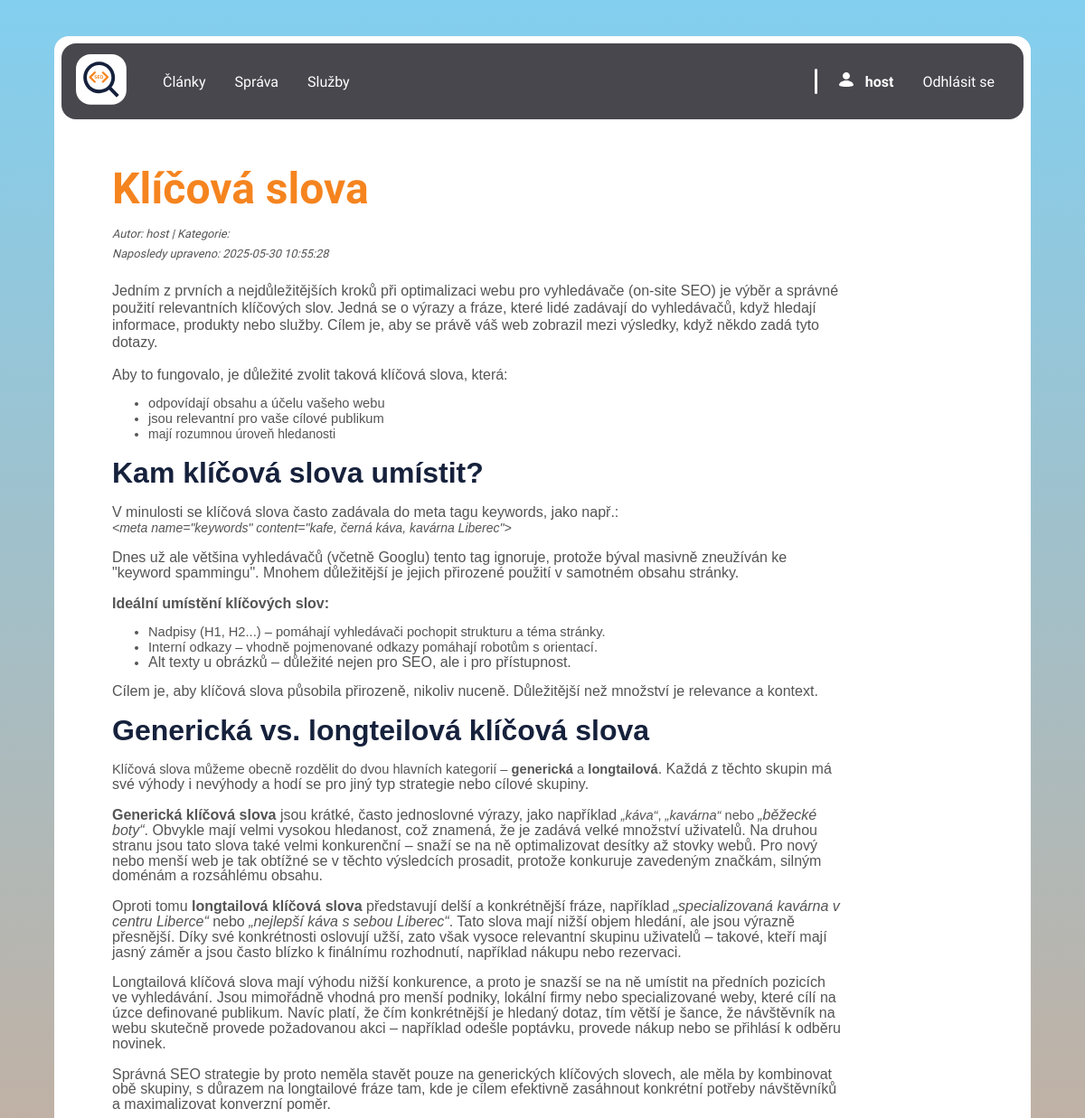
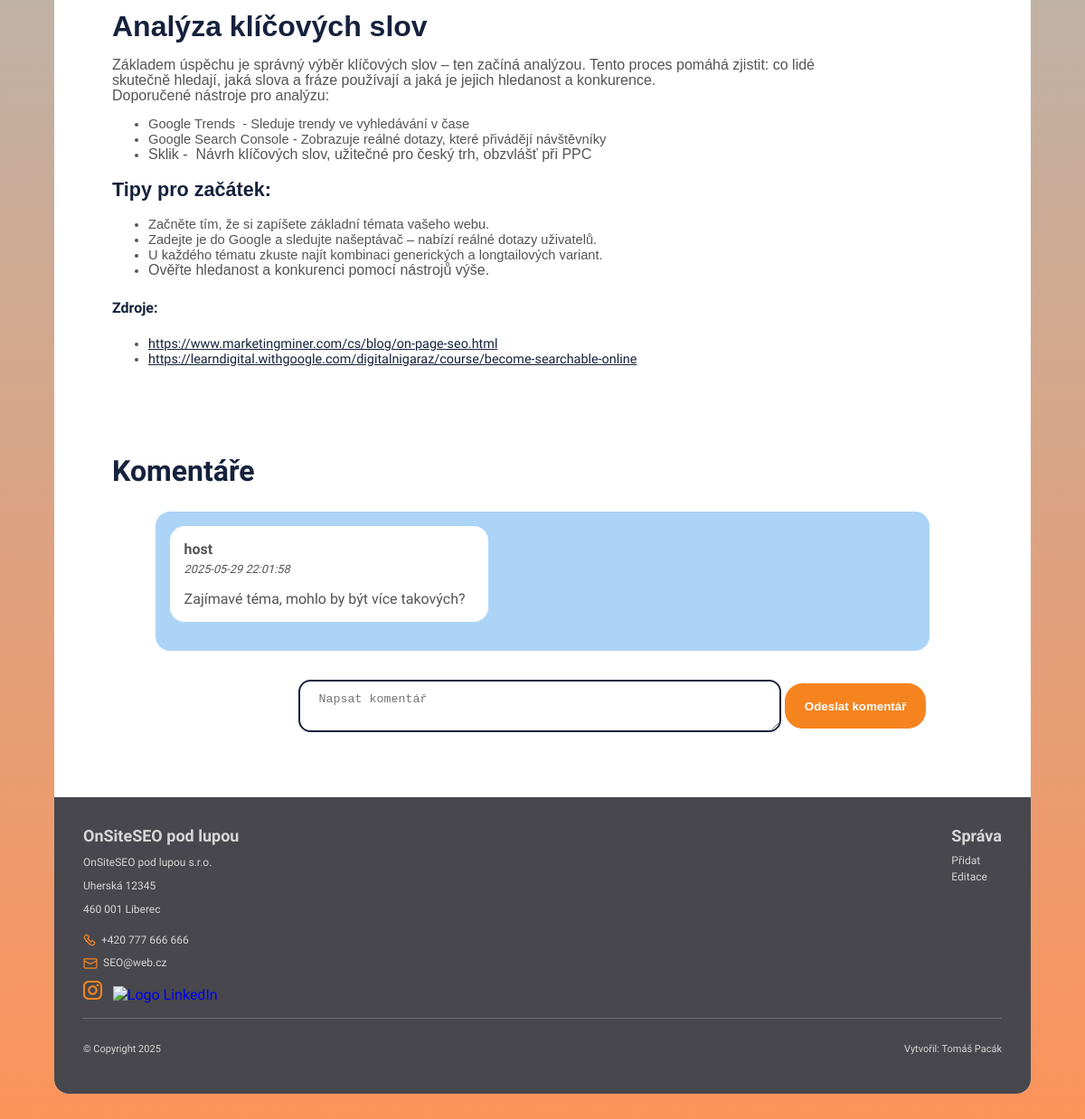
The app's page /app/views/blog/clanek_detail.php?id=5 (signed in) with its own data (2 pictures, top to bottom).
### tables this page shows
CREATE TABLE `clanky` (
  `id` int(11) NOT NULL,
  `title` varchar(255) NOT NULL,
  `author` varchar(255) NOT NULL,
  `category` varchar(100) DEFAULT NULL,
  `text` mediumtext NOT NULL,
  `sources` text NOT NULL,
  `images` longtext DEFAULT NULL CHECK (json_valid(`images`)),
  `created_at` timestamp NOT NULL DEFAULT current_timestamp(),
  `updated_at` timestamp NOT NULL DEFAULT current_timestamp() ON UPDATE current_timestamp(),
  `user_id` int(11) NOT NULL
);

CREATE TABLE `comments` (
  `id` int(11) NOT NULL,
  `text` text NOT NULL,
  `created_at` datetime DEFAULT current_timestamp(),
  `updated_at` timestamp NULL DEFAULT NULL ON UPDATE current_timestamp(),
  `user_id` int(11) NOT NULL,
  `clanek_id` int(11) NOT NULL
);

CREATE TABLE `users` (
  `id` int(11) NOT NULL,
  `username` varchar(50) NOT NULL,
  `email` varchar(100) DEFAULT NULL,
  `password_hash` varchar(255) NOT NULL,
  `role` enum('user','admin') NOT NULL DEFAULT 'user',
  `name` varchar(100) DEFAULT NULL,
  `surname` varchar(100) DEFAULT NULL,
  `created_at` timestamp NOT NULL DEFAULT current_timestamp(),
  `updated_at` timestamp NULL DEFAULT NULL ON UPDATE current_timestamp()
);

### app/models/Clanek.php (called while the page is built, shortened)
<?php
class Clanek {
    private $db;
    public function __construct($db) {
        $this->db = $db;
    }
    public function getById($id) {
        $sql = "SELECT * FROM clanky WHERE id = :id";
        $stmt = $this->db->prepare($sql);
        $stmt->execute([':id' => $id]);
        return $stmt->fetch(PDO::FETCH_ASSOC);
    }
}

### app/models/Comment.php (called while the page is built, shortened)
<?php
class Comment {
    private $db;
    public function __construct($db) {
        $this->db = $db;
    }
    public function getByClanekId($clanek_id) {
        $sql = "SELECT c.text, c.created_at, u.username
                FROM comments c
                JOIN users u ON c.user_id = u.id
                WHERE c.clanek_id = :clanek_id
                ORDER BY c.created_at DESC";
        $stmt = $this->db->prepare($sql);
        $stmt->execute([':clanek_id' => $clanek_id]);
        return $stmt->fetchAll(PDO::FETCH_ASSOC);
    }
}

### app/views/blog/clanek_detail.php (the view, shortened to what this page needs)
<?php
require_once '../../models/Clanek.php';
require_once '../../models/Comment.php';
$db = (new Database())->getConnection();
$clanekModel = new Clanek($db);
$clanek = $clanekModel->getById((int)$_GET['id']);
$commentModel = new Comment($db);
$komentare = $commentModel->getByClanekId($clanek['id']);
?>
<!DOCTYPE html>
<html lang="cz">
<head>
    <link rel="stylesheet" href="../../../public/css/typography.css">
    <link rel="stylesheet" href="../../../public/css/layout.css">
    <link rel="stylesheet" href="../../../public/css/style.css">
    <link rel="stylesheet" href="../../../public/css/richtext.min.css">
    <link rel="stylesheet" href="https://maxcdn.bootstrapcdn.com/font-awesome/4.7.0/css/font-awesome.min.css">
</head>
<body>
    <div class="page">
        <div>
            <div class="menu">
                <div class="navbar">
                    <a href="./index.php" class="navbar__logo"><img class="img--responsiv" src="../../../public/img/logo.svg" alt="logo"></a>
                    <nav class="hamburger-nav hamburger-zone">
                        <menu>
                            <div class="menuLeft menuRight">
                                <li class="menu__item"><a href="./clanky.php">Články</a></li>
                                <li class="menu__item"><a href="../admin/clanek_create.php">Správa</a></li>
                                <li class="menu__item"><a href="./sluzby.php">Služby</a></li>
                            </div>
                            <?php if (isset($_SESSION['username'])): ?>
                                <div class="menuRight">
                                    <div class="line"></div>
                                    <li class="menu__item">
                                        <div class="userLoged">
                                            <div class="iconContainer"><img class="img--responsiv" src="../../../public/img/icon_user.svg" alt="ikona uzživatele"></div>
                                            <p class="userLoged__text"><strong><?= htmlspecialchars($_SESSION['username']) ?></strong></p>
                                        </div>
                                    </li>
                                    <li class="menu__item">
                                        <a class="nav-link" href="../../controllers/logout.php">Odhlásit se</a>
                                    </li>
                                </div>
                            <?php endif; ?>
                        </menu>
                    </nav>
                </div>
            </div>
        </div>
        <main class="page__wrapper">
            <article>
                <h1 class="clanek__title"><?= htmlspecialchars($clanek['title']) ?></h1>
                <p class="clanek__autor">Autor: <?= htmlspecialchars($clanek['author']) ?> | Kategorie: <?= htmlspecialchars($clanek['category']) ?></p>
                <p class="clanek__autor">Naposledy upraveno: <?= htmlspecialchars($clanek['updated_at']) ?></p>
                <div class="clanek__content">
                    <?= html_entity_decode($clanek['text']) ?>
                </div>
                <?php
                    $sources = json_decode($clanek['sources'], true);
                    if (is_array($sources) && !empty($sources)) {
                        echo '<h4 class="clanek__zdroje">Zdroje:</h4>';
                        echo '<ul>';
                        foreach ($sources as $source) {
                            echo '<li class="clanek__zdroj"> <a class="link" href="' . $source . '" target="_blank" rel="noopener noreferrer">' . $source . '</a></li>';
                        }
                        echo '</ul>';
                    }
                ?>
            </article>
            <section class="komentare">
                <h2>Komentáře</h2>
                <div class="komentare_wrapper">
                    <div class="komentare_vypis">
                        <?php if (!empty($komentare)): ?>
                                <?php foreach ($komentare as $komentar): ?>
                                    <div class="komentar" >
                                        <p class="komentar__autor"><?= htmlspecialchars($komentar['username']) ?></p>
                                        <p class="komentar__date"><?= htmlspecialchars($komentar['created_at']) ?></p>
                                        <p class="komentar__text"><?= nl2br(htmlspecialchars($komentar['text'])) ?></p>
                                    </div>
                                <?php endforeach; ?>
                        <?php else: ?>
                            <p class="message">Zatím žádné komentáře.</p>
                        <?php endif; ?>
                    </div>
                    <div>
                        <?php if (isset($_SESSION['user_id'])): ?>
                            <form class="komentare_pridat" method="post"  action="../../controllers/CommentController.php">
                                <textarea class="form-control form-control--komentar" name="text" placeholder="Napsat komentář" required></textarea>
                                <button class="btn" type="submit">Odeslat komentář</button>
                            </form>
                        <?php else: ?>
                            <p class="warning"><a class="link" href="../auth/login.php">Přihlas se</a> pro přidání komentáře, nemáš účet? <a class="link" href="../auth/register.php">Registruj se</a></p>
                        <?php endif; ?>
                    </div>
                </div>
            </section>
        </main>
        <footer>
            <div class="footer">
                <div class="footer__mainWrapper">
                    <div class="footer__kategory">
                        <p class="footer__title">OnSiteSEO pod lupou</p>
                        <div class="footer__wrapper">
                            <div>
                                <p class="footer__neodkaz">OnSiteSEO pod lupou s.r.o.</p>
                                <p class="footer__neodkaz">Uherská 12345</p>
                                <p class="footer__neodkaz">460 001 Liberec</p>
                            </div>
                            <div class="footer__wrapper2">
                                <a class="footer__odkaz footer__odkaz--tel" href="tel:+420777666666">+420 777 666 666</a>
                                <a class="footer__odkaz footer__odkaz--mail" href="mailto:obchod@l3web.cz">SEO@web.cz</a>
                                <div class="footer__icons">
                                    <a href="#"><img class="footer__icon" src="../../../public/img/icon_instagram.svg" alt="Logo Instagram"></a>
                                    <a href="#"><img class="footer__icon" src="../../../public/img/footer_linkedin.svg" alt="Logo LinkedIn"></a>
                                </div>
                            </div>
                        </div>
                    </div>
                    <div class="footer__kategory">
                        <p class="footer__title">Správa</p>
                        <div class="footer__text">
                            <a class="footer__odkaz" href="../admin/clanek_create.php">Přidat</a>
                            <a class="footer__odkaz" href="../admin/clanky_edit_delete.php">Editace</a>
                        </div>
                    </div>
                </div>
                <div class="footer__line"></div>
                <div class="footer__paticka">
                    <div class="paticka__wrapper">
                        <p>© Copyright 2025</p>
                    </div>
                    <p>Vytvořil: Tomáš Pacák</p>
                </div>
            </div>
        </footer>
    </div>
</body>
</html>

### public/css/typography.css (style rules this page uses)
:root { --text:#545454; --primalC: #f5841f; --secondaryC: #16213C; --gradientBg: linear-gradient(to right, #fd935a, #83cfef); --bg:#ffffff; --btnH: #acd4f7; --cardBg:#2A2A2A; --bg-footer:#47474D; --text-footer:#d7d7d7; }
html { font-family: 'Hanken Grotesk', sans-serif; font-weight: 400; font-size: 16px !important; color: var(--text); }
h1 { font-size: clamp(1.6rem, 4.5vw, 3rem); color: var(--primalC); }
h2 { font-size: clamp(1.4rem, 3vw, 2rem); }
h3, .log__title { font-size: clamp(1.1rem, 1.8vw, 1.7rem); }
h2, h3, h4, .log__title { color: var(--secondaryC); }
a:not(.link) { text-decoration: none; }
.link { color: var(--secondaryC); }
.clanek__title { margin-bottom: 0.3em; }
.clanek__autor { font-size: 0.8em; font-size: 0.8em; margin: 0.5em 0; font-style: italic; }
.clanek__zdroj { font-size: 0.9em; }
.komentar__autor { font-weight: 600; margin-bottom: 0.3em; margin-top: 0; }
.komentar__date { font-size: 0.8em; font-style: italic; margin-top: 0.3em; }
.komentar__text { margin-bottom: 0; }
.footer__odkaz { text-decoration: none; color: var(--footerText); font-weight: 400; font-size: 12px; }
.footer__neodkaz { text-decoration: none; color: var(--footerText); font-weight: 400; font-size: 12px; }
.footer__title { font-weight: 800; font-size: 18px; margin: 0; }
.footer__paticka { font-weight: 400; font-size: 11px; }

### public/css/layout.css (style rules this page uses)
.page { margin: 2.5em auto; max-width: 90%; }
.page__wrapper, .head__wrapper { padding: 0.5em; }
.navbar { margin: 0.5em; margin-bottom: 0; }
.uvod, section { margin-bottom: 5em; }
.komentare_vypis { max-height: 20em; overflow-y: scroll; }
.komentare { margin-top: 4em; }
@media (min-width: 538px) { .page__wrapper { padding: 0.5em 2em; } }
@media (min-width: 538px) { .form-control--komentar { max-width: 40em; } }
@media (min-width: 538px) { .clanek__content { margin-right: 2em; } }
@media (min-width: 961px) { .page__wrapper { padding: 0.5em 4em; } }
@media (min-width: 961px) { .uvod, section { margin-bottom: 4em; } }
@media (min-width: 961px) { .clanek__content { max-width: 85%; } }
@media (min-width: 961px) { .komentare { margin-top: 6em; } }
@media (min-width: 961px) { .komentare_wrapper { max-width: 90%; margin: 0 auto; } }

### records on screen
clanky: title "Klíčová slova", author "host", updated_at "2025-05-30 10:55:28", text "Jedním z prvních a nejdůležitějších kroků při optimalizaci webu pro vyhledávače (on-site SEO) je výběr a správné použití relevantních klíčových slov. Jedná se o výrazy a fráze, které lidé zadávají do vyhledávačů, když hledají informace, produkty nebo služby. Cílem je, aby se právě váš web zobrazil mezi výsledky, když někdo zadá tyto dotazy. Aby to fungovalo, je důležité zvolit taková klíčová slova, která: odpovídají obsahu a účelu vašeho webu jsou relevantní pro vaše cílové publikum mají rozumnou úroveň hledanosti Kam klíčová slova umístit? V minulosti se klíčová slova často zadávala do meta tagu keywords, jako např.: <meta name=\"keywords\" content=\"kafe, černá káva, kavárna Liberec\"> Dnes…", sources "https://www.marketingminer.com/cs/blog/on-page-seo.html", sources "https://learndigital.withgoogle.com/digitalnigaraz/course/become-searchable-online"
comments: user.username "host", created_at "2025-05-29 22:01:58", text "Zajímavé téma, mohlo by být více takových?"

### other values on screen
$_SESSION['username'] "host"
